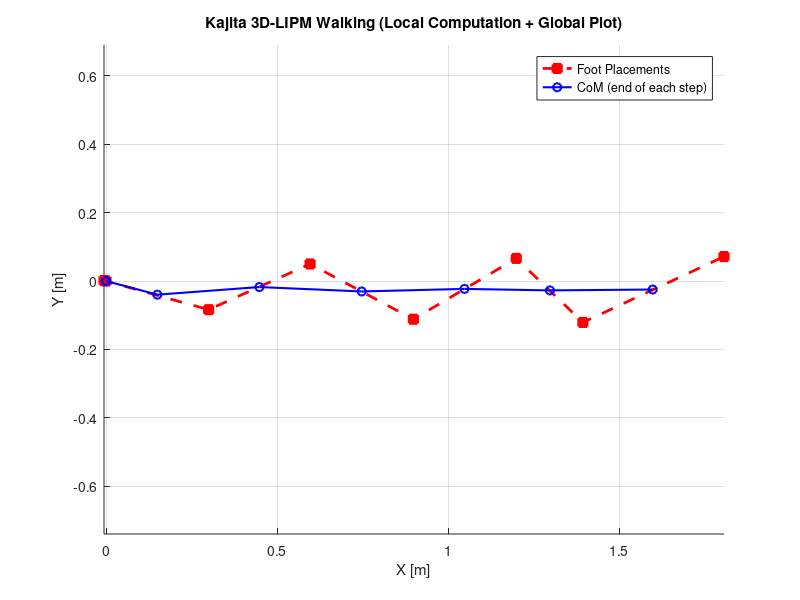

MATLAB code to generate this figure:
clear; clc; close all;

sx = [0 0.3 0.3 0.3 0.3 0.2 0.4 0];      % [m] nominal step offsets in x
sy = [0.2 0.2 0.2 0.2 0.2 0.2 0.2 0.2];  % [m] nominal step offsets in y

zc = 0.4;      % [m] CoM height
g  = 9.81;     % [m/s^2]
Tc = sqrt(zc/g);

Tsup = 0.8;    % [s] support period
C = cosh(Tsup/Tc);
S = sinh(Tsup/Tc);

% Cost function weights in Eq. (4.59)
a = 10;
b = 1;
D = a*(C-1)^2 + b*(S/Tc)^2;

N = length(sx)-1;  % number of steps

% Initial CoM condition
x_local = 0;   
y_local = 0;   
xdot_local = 0; 
ydot_local = 0;

% Global foot positions for plotting
footX = zeros(1, N+1);
footY = zeros(1, N+1);
footX(1) = 0;    % first foot at (0,0) globally
footY(1) = 0;

% Global CoM positions for plotting
CoMX = zeros(1, N+1);
CoMY = zeros(1, N+1);
CoMX(1) = x_local;
CoMY(1) = y_local;

% Nominal position
px = 0;
py = 0;

% Modified position
px_star = 0;
py_star = 0;

for n = 1:N
    x_end    =  C*x_local + Tc*S*xdot_local;
    xdot_end = (S/Tc)*x_local + C*xdot_local;
    y_end    =  C*y_local + Tc*S*ydot_local;
    ydot_end = (S/Tc)*y_local + C*ydot_local;
    
    x_local    = x_end;
    xdot_local = xdot_end;
    y_local    = y_end;
    ydot_local = ydot_end;

    px = sx(n);
    py = - sy(n)*(-1)^n;

    x_bar = sx(n+1)/2;
    y_bar = sy(n+1)/2*(-1)^n;
    vx_bar = (C+1)/(Tc*S)*x_bar;
    vy_bar = (C-1)/(Tc*S)*y_bar;

    xd = px + x_bar;
    xd_dot = vx_bar;
    yd = py + y_bar;
    yd_dot = vy_bar;

    px_star = - a*(C - 1)/D * ( xd - C*x_local - Tc*S*xdot_local ) ...
              - b*(S/Tc)/D * ( xd_dot - (S/Tc)*x_local - C*xdot_local )
          
    py_star = - a*(C - 1)/D * ( yd - C*y_local - Tc*S*ydot_local ) ...
              - b*(S/Tc)/D * ( yd_dot - (S/Tc)*y_local - C*ydot_local )
    
    x_local = x_local - px_star;
    y_local = y_local - py_star;

    footX(n+1) = footX(n) + px_star;
    footY(n+1) = footY(n) + py_star;
    CoMX(n+1) = footX(n+1) + x_local;
    CoMY(n+1) = footY(n+1) + y_local;
end

%% 4) Plotting results
figure('Color','white'); hold on; grid on;
plot(footX, footY, 'rs--','LineWidth',2,'MarkerFaceColor','r',...
    'DisplayName','Foot Placements');
plot(CoMX, CoMY, 'bo-','LineWidth',1.5,...
    'DisplayName','CoM (end of each step)');
legend('Location','best');
axis equal;
title('Kajita 3D-LIPM Walking (Local Computation + Global Plot)');
xlabel('X [m]'); ylabel('Y [m]');
